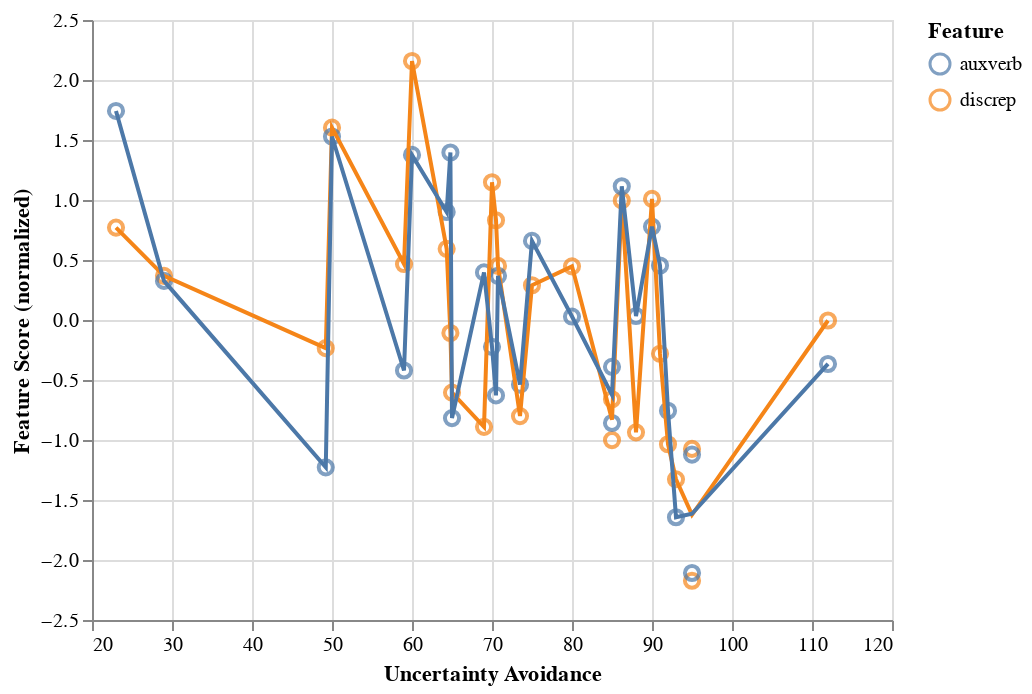

The notebook cell saved with this chart:
### Code cell
plot

### Figure 1 — Vega-Lite specification as saved in the notebook (floating-point values rounded to 4 significant figures)
{"config": {"view": {"continuousWidth": 400, "continuousHeight": 300}}, "layer": [{"mark": {"type": "point", "size": 50}, "encoding": {"color": {"field": "Feature", "type": "nominal"}, "tooltip": [{"field": "Culture", "type": "nominal"}, {"field": "Feature", "type": "nominal"}], "x": {"axis": {"title": "Uncertainty Avoidance"}, "field": "uai", "scale": {"zero": false}, "type": "quantitative"}, "y": {"axis": {"title": "Feature Score (normalized)"}, "field": "score", "scale": {"zero": false}, "type": "quantitative"}}}, {"mark": "line", "encoding": {"color": {"field": "Feature", "type": "nominal"}, "x": {"axis": {"title": "Uncertainty Avoidance"}, "field": "uai", "scale": {"zero": false}, "type": "quantitative"}, "y": {"aggregate": "mean", "axis": {"title": "Feature Score (normalized)"}, "field": "score", "scale": {"zero": false}, "type": "quantitative"}}}], "data": {"name": "data-6e332dd3ca561013fb8fee185f923c31"}, "$schema": "https://vega.github.io/schema/vega-lite/v4.17.0.json", "datasets": {"data-6e332dd3ca561013fb8fee185f923c31": [{"Culture": "Albanian", "uai": 70.0, "Feature": "discrep", "score": 1.148}, {"Culture": "Arabic", "uai": 70.75, "Feature": "discrep", "score": 0.451}, {"Culture": "Armenian", "uai": 88.0, "Feature": "discrep", "score": -0.936}, {"Culture": "Bulgarian", "uai": 85.0, "Feature": "discrep", "score": -1.001}, {"Culture": "Chinese", "uai": 69.0, "Feature": "discrep", "score": -0.8904}, {"Culture": "Croatian", "uai": 80.0, "Feature": "discrep", "score": 0.4471}, {"Culture": "Danish", "uai": 23.0, "Feature": "discrep", "score": 0.7704}, {"Culture": "Dutch", "uai": 73.5, "Feature": "discrep", "score": -0.8007}, {"Culture": "English", "uai": 49.22, "Feature": "discrep", "score": -0.2345}, {"Culture": "Estonian", "uai": 60.0, "Feature": "discrep", "score": 2.158}, {"Culture": "Finnish", "uai": 59.0, "Feature": "discrep", "score": 0.4662}, {"Culture": "French", "uai": 70.5, "Feature": "discrep", "score": 0.8314}, {"Culture": "German", "uai": 64.33, "Feature": "discrep", "score": 0.5931}, {"Culture": "Greek", "uai": 112.0, "Feature": "discrep", "score": -0.004291}, {"Culture": "Icelandic", "uai": 50.0, "Feature": "discrep", "score": 1.603}, {"Culture": "Italian", "uai": 75.0, "Feature": "discrep", "score": 0.2894}, {"Culture": "Japanese", "uai": 92.0, "Feature": "discrep", "score": -1.036}, {"Culture": "Lithuanian", "uai": 65.0, "Feature": "discrep", "score": -0.6046}, {"Culture": "Polish", "uai": 93.0, "Feature": "discrep", "score": -1.328}, {"Culture": "Portuguese", "uai": 64.8, "Feature": "discrep", "score": -0.1082}, {"Culture": "Romanian", "uai": 90.0, "Feature": "discrep", "score": 1.009}, {"Culture": "Russian", "uai": 95.0, "Feature": "discrep", "score": -1.074}, {"Culture": "Serbian", "uai": 91.0, "Feature": "discrep", "score": -0.281}, {"Culture": "Spanish", "uai": 86.22, "Feature": "discrep", "score": 0.9964}, {"Culture": "Swedish", "uai": 29.0, "Feature": "discrep", "score": 0.3679}, {"Culture": "Turkish", "uai": 85.0, "Feature": "discrep", "score": -0.6605}, {"Culture": "Ukrainian", "uai": 95.0, "Feature": "discrep", "score": -2.173}, {"Culture": "Albanian", "uai": 70.0, "Feature": "auxverb", "score": -0.2237}, {"Culture": "Arabic", "uai": 70.75, "Feature": "auxverb", "score": 0.3678}, {"Culture": "Armenian", "uai": 88.0, "Feature": "auxverb", "score": 0.03311}, {"Culture": "Bulgarian", "uai": 85.0, "Feature": "auxverb", "score": -0.8581}, {"Culture": "Chinese", "uai": 69.0, "Feature": "auxverb", "score": 0.3968}, {"Culture": "Croatian", "uai": 80.0, "Feature": "auxverb", "score": 0.02881}, {"Culture": "Danish", "uai": 23.0, "Feature": "auxverb", "score": 1.742}, {"Culture": "Dutch", "uai": 73.5, "Feature": "auxverb", "score": -0.5384}, {"Culture": "English", "uai": 49.22, "Feature": "auxverb", "score": -1.228}, {"Culture": "Estonian", "uai": 60.0, "Feature": "auxverb", "score": 1.376}, {"Culture": "Finnish", "uai": 59.0, "Feature": "auxverb", "score": -0.4211}, {"Culture": "French", "uai": 70.5, "Feature": "auxverb", "score": -0.6286}, {"Culture": "German", "uai": 64.33, "Feature": "auxverb", "score": 0.8997}, {"Culture": "Greek", "uai": 112.0, "Feature": "auxverb", "score": -0.3664}, {"Culture": "Icelandic", "uai": 50.0, "Feature": "auxverb", "score": 1.529}, {"Culture": "Italian", "uai": 75.0, "Feature": "auxverb", "score": 0.6593}, {"Culture": "Japanese", "uai": 92.0, "Feature": "auxverb", "score": -0.7564}, {"Culture": "Lithuanian", "uai": 65.0, "Feature": "auxverb", "score": -0.8172}, {"Culture": "Polish", "uai": 93.0, "Feature": "auxverb", "score": -1.644}, {"Culture": "Portuguese", "uai": 64.8, "Feature": "auxverb", "score": 1.396}, {"Culture": "Romanian", "uai": 90.0, "Feature": "auxverb", "score": 0.7784}, {"Culture": "Russian", "uai": 95.0, "Feature": "auxverb", "score": -1.122}, {"Culture": "Serbian", "uai": 91.0, "Feature": "auxverb", "score": 0.4543}, {"Culture": "Spanish", "uai": 86.22, "Feature": "auxverb", "score": 1.115}, {"Culture": "Swedish", "uai": 29.0, "Feature": "auxverb", "score": 0.3256}, {"Culture": "Turkish", "uai": 85.0, "Feature": "auxverb", "score": -0.3901}, {"Culture": "Ukrainian", "uai": 95.0, "Feature": "auxverb", "score": -2.108}]}}
